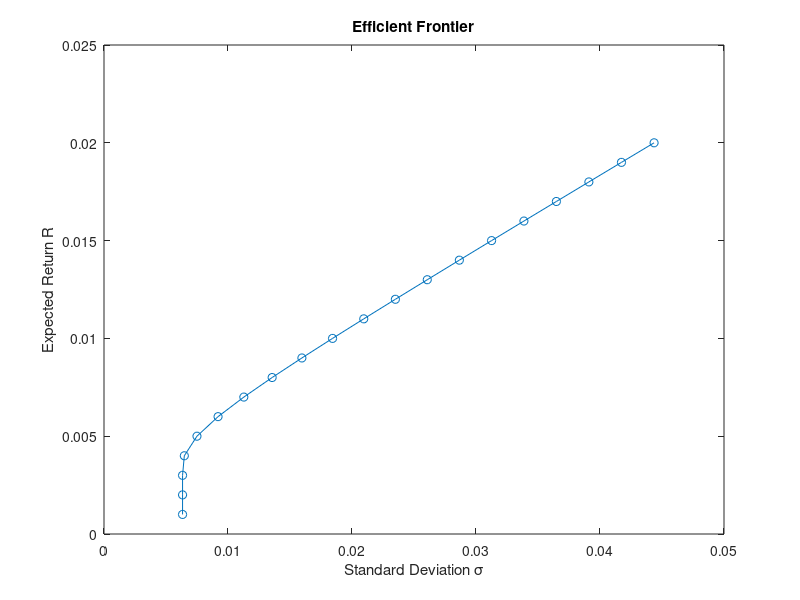

Source code (MATLAB):
clear

%ETF price
SPY = [162.316422 157.445129 164.611374 165.247635 167.130768 171.009186 173.707306 172.194305 178.989639 175.69902 180.67746 185.641068 184.153793 179.683716 189.782761 185.971954 188.639069 191.064285 186.277267 191.411682 181.100021 174.252869 190.935181 190.75235 186.34668 178.122925 177.9758 188.97287 190.696152 193.940231 193.607468 201.712112 201.95369 200.950333 198.463913 205.775024 208.716263 213.7034 222.100098 221.414474 224.585098 227.754623 228.094208 233.917709 234.60022 238.145416 244.966751 252.454422 254.216766 269.916779 260.102539 251.963898 254.280426 260.461731 260.788605 271.664337 280.335785 280.73175 262.514984 267.38443 242.425949 263.36499 271.90213 275.609772 288.13266 269.758087 287.133087 292.892029 287.988037 292.242065 300.081421 310.943817 318.412933];
GOVT = [22.05658 22.367327 22.412798 22.324566 22.489336 22.666368 22.625456 22.600725 22.870443 22.71966 22.953136 23.148684 23.091032 23.820625 23.37899 23.524946 23.380312 23.310942 23.107677 23.347836 23.325846 23.536987 23.470434 23.375637 23.290922 23.845884 24.041481 24.060373 23.97644 23.97644 24.499292 24.613955 24.436232 24.435991 24.172382 23.465939 23.435972 23.560307 23.626253 23.621605 23.789616 23.931553 23.906149 23.947775 24.19735 23.983847 23.921659 23.906286 23.931028 23.683258 23.482309 23.661215 23.474279 23.654642 23.711668 23.598864 23.771526 23.552107 23.457628 23.662271 23.977739 24.304262 24.196896 24.681721 24.576677 25.171097 25.38345 25.379814 26.229044 26.014978 26.017529 25.939165 25.751354];
EEMV = [49.29031 45.944656 47.592888 49.103779 49.996582 51.164082 51.567547 52.68642 54.389069 51.948036 52.608246 51.487625 49.194267 50.53072 51.809422 52.0387 54.878292 52.973476 50.865826 49.435947 45.694176 44.384544 46.629616 44.812187 43.351112 42.429657 42.456741 46.374718 46.455963 45.291405 46.573326 48.533417 48.697968 49.420166 48.295734 45.909744 46.293697 47.067871 47.977123 49.637905 50.352322 51.307964 51.400745 53.386555 54.358921 54.321518 55.340633 55.349983 56.808533 61.283325 58.184456	59.258606 58.11792 57.88028 54.981037 57.411201 56.730469 56.855114 52.713223 54.995098 53.566528 57.816887 57.203468 57.709782 58.342667 55.596901 57.310574 56.904034 55.900017 56.195316	57.445412 56.146099 57.740711];

%Monthly Return
return_SPY = zeros(1, 72);
return_GOVT = zeros(1, 72);
return_EEMV = zeros(1, 72);

for j = 2:73
    return_SPY(j-1) = (SPY(j) - SPY(j-1)) / SPY(j-1);
    return_GOVT(j-1) = (GOVT(j) - GOVT(j-1)) / GOVT(j-1);
    return_EEMV(j-1) = (EEMV(j) - EEMV(j-1)) / EEMV(j-1);
end

%Arithmetic Average of asset
arith_avg_SPY = mean(return_SPY);
arith_avg_GOVT = mean(return_GOVT);
arith_avg_EEMV = mean(return_EEMV);

%Geometric Expected Return of asset
geo_return_SPY = geomean(return_SPY + 1)-1;
geo_return_GOVT = geomean(return_GOVT + 1)-1;
geo_return_EEMV = geomean(return_EEMV + 1)-1;

%Standard Deviation of asset
std_SPY = std(return_SPY);
std_GOVT = std(return_GOVT);
std_EEMV = std(return_EEMV);

%Print Arithmetic Average of 3 asset
fprintf('Arithmetic Average Returns of SPY: %f\n',arith_avg_SPY);
fprintf('Arithmetic Average Returns of GOVT: %f\n',arith_avg_GOVT);
fprintf('Arithmetic Average Returns of EEMV: %f\n',arith_avg_EEMV);

%Print Expected Returns of 3 asset
fprintf('Expected Returns of SPY: %f\n',geo_return_SPY);
fprintf('Expected Returns of GOVT: %f\n',geo_return_GOVT);
fprintf('Expected Returns of EEMV: %f\n',geo_return_EEMV);

%Print Standard Deviation of 3 asset
fprintf('Standard Deviation of SPY: %f\n',std_SPY);
fprintf('Standard Deviation of GOVT: %f\n',std_GOVT);
fprintf('Standard Deviation of EEMV: %f\n',std_EEMV);

%Covariance Matrix
return_matrix = zeros(3, 72);
return_matrix(1,:) = return_SPY;
return_matrix(2,:) = return_GOVT;
return_matrix(3,:) = return_EEMV;

covariance = cov(return_matrix');

%Print Covariance Matrix
fprintf('Covariance Matrix: \n')
disp(covariance);

%Mean-Variance Optimization
c = [0 0 0]';
A = -[geo_return_SPY geo_return_GOVT geo_return_EEMV];
Aeq = [1 1 1];
beq = [1];
ub = [inf; inf; inf;];
lb = [-inf; -inf; -inf;]; %With short selling

b = 0;
table = zeros(20, 5);

for i = 1:20
    b = b - 0.001;
    [x, fval] = quadprog(covariance, c, A, b, Aeq, beq, lb, ub);
    table(i,1) = -b;
    table(i,2) = fval;
    table(i,3) = x(1);
    table(i,4) = x(2);
    table(i,5) = x(3);  
end

%Print Table
fprintf("-----------------------Table-----------------------\n")
fprintf("Expected_R  Variance SPY_Weight GOVT_Weight EEMV_Weight\n")
disp(table)

%Plot Efficient Frontier
plot(sqrt(table(:,2)),table(:,1), '-o');
title('Efficient Frontier')
xlabel('Standard Deviation σ') 
ylabel('Expected Return R') 